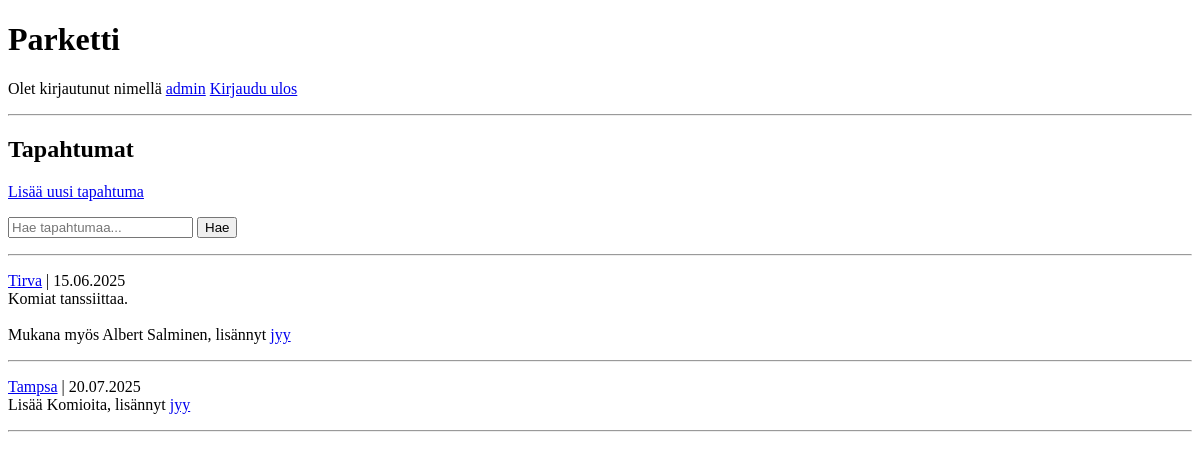
The page / (signed in) on the database as committed earlier.
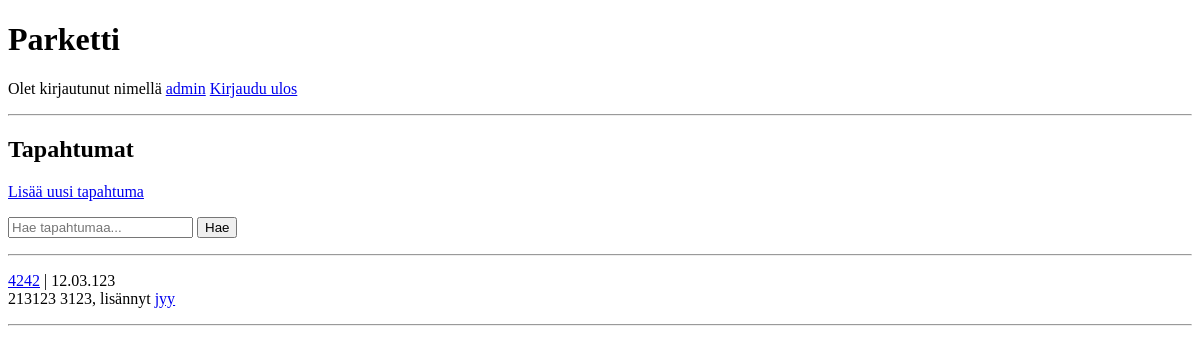
The same page on the database as committed later.
### tables this page shows
CREATE TABLE events (
    id INTEGER PRIMARY KEY,
    title TEXT,
    content TEXT,
    start_time TEXT,
    username TEXT
);

### app.py (the view)
@app.route("/")
def index():
    query = request.args.get("query")
    if query:
        events = event.search_events(query)
    else:
        events = event.get_events()
    return render_template("index.html", query=query, events=events, session=session)

### app.py (called while the page is built)
@app.template_filter()
def format_datetime(start_time):
    date = datetime.strptime(start_time, "%Y-%m-%d")
    return date.strftime("%d.%m.%Y")

@app.template_filter()
def show_lines(content):
    content = str(markupsafe.escape(content))
    content = content.replace("\n", "<br />")
    return markupsafe.Markup(content)

### db.py (called while the page is built)
def get_connection():
    con = sqlite3.connect("database.db")
    con.execute("PRAGMA foreign_keys = ON")
    con.row_factory = sqlite3.Row
    return con

def query(sql, params=[]):
    con = get_connection()
    result = con.execute(sql, params).fetchall()
    con.close()
    return result

### event.py (called while the page is built)
def get_events():
    sql = """SELECT e.id, e.title, e.content, e.start_time, e.username
             FROM events e
             """
    return db.query(sql)

### templates/index.html (shortened to what this page needs)
<!DOCTYPE html>
<html>
<head>
</head>
<body>
  <h1>Parketti</h1>
  {% if session.username %}
  <p>
    Olet kirjautunut nimellä <a href="/user/{{ session.username }}">{{ session.username }}</a>
    <a href="/logout">Kirjaudu ulos</a>
  </p>
    {% else %}
  <p>
    <a href="/login">Kirjaudu</a>
    <a href="/register">Rekisteröidy</a>
  </p>
{% endif %}
  <hr>
    <p>
        <h2>Tapahtumat</h2>
        {% if session.username %}
        <a href="/add">Lisää uusi tapahtuma</a>
        {% endif %}
    </p>
    <form action="/" method="get">
    <p>
      {% if query %}
      <input type="text" name="query" value="{{ query }}" />
      {% else %}
      <input type="text" name="query" placeholder="Hae tapahtumaa..." />
      {% endif %}
      <input type="submit" value="Hae" />
    </p>
  </form>
  <hr>
    {% for event in events %}
        <p>
            <a href="/event/{{event.id}}">{{ event.title }}</a> |  {{event.start_time | format_datetime}}
            <br />
            {{ event.content | show_lines}}, lisännyt <a href="/user/{{ event.username }}">{{ event.username }}</a>
        </p>
        <hr />
    {% endfor %}
</body>
</html>

Rows that differ between the two databases and show on the page:
removed events: title "Tampsa", start_time "20.07.2025", content|show_lines "Lisää Komioita", username "jyy"
changed events "jyy": title "Tirva" → "4242"; start_time "15.06.2025" → "12.03.123"; content|show_lines "Komiat tanssiittaa. Mukana myös Albert Salminen" → "213123 3123"
